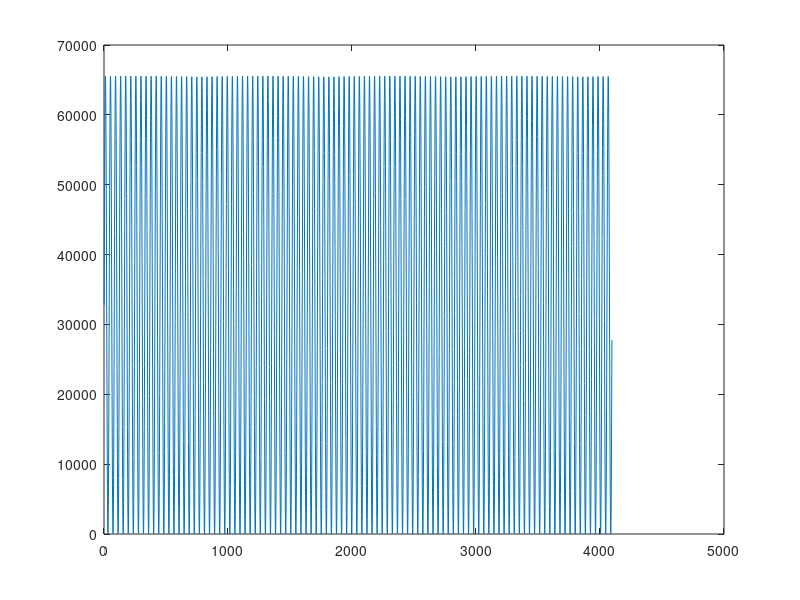

This figure's MATLAB source:
f = 100;
N = 2^12;
t = 0:(N-1);


y = sin(2*pi*f*(t./N));
% y = uint8(round((y/2+0.5)*(2^8-1)));
y = uint16(round((y/2+0.5)*(2^16-1)));

% I_Data = uint8(round((I_Data/2+0.5)*(2^8-1)));


figure(1); plot(y);

width = 16;


mif_file = fopen('sin.mif','wb');
fprintf(mif_file, 'Depth= %d ;\n',N);
fprintf(mif_file, 'Width = %d ;\n' ,width);
fprintf(mif_file, 'ADDRESS_RADIX = HEX; \n');
fprintf(mif_file, 'DATA_RADIX = BIN;\n');
fprintf(mif_file, 'CONTENT \nBEGIN\n\n');

count = 0;
for j=1:N
	b = transpose(dec2bin(y(j),16));
	h =dec2hex(count,3);
	fprintf(mif_file, '%s : %s; \n',h,b);
	count = count +1;
end	

fprintf(mif_file, '\n');

fprintf(mif_file, 'END;');

fclose(mif_file);